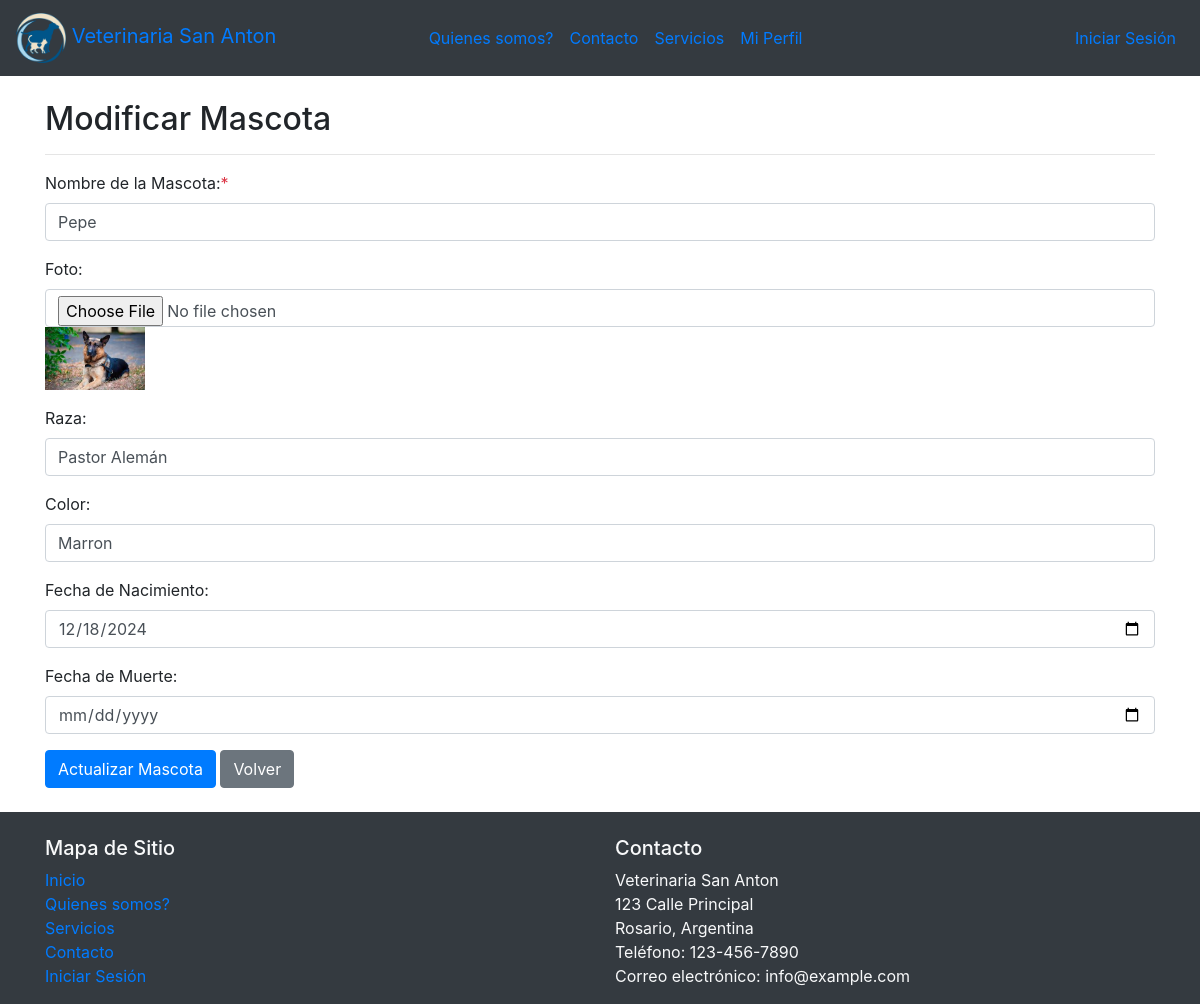
/modificar_mascota.php?id=1, run on the app's committed database.
### tables this page shows
CREATE TABLE `mascotas` (
  `id` int(11) NOT NULL,
  `cliente_id` int(11) NOT NULL,
  `nombre` varchar(20) NOT NULL,
  `foto` varchar(100) NOT NULL,
  `raza` varchar(20) NOT NULL,
  `color` varchar(20) NOT NULL,
  `fecha_de_nac` date NOT NULL,
  `fecha_muerte` date NOT NULL
);

### modificar_mascota.php (the view, shortened to what this page needs)
<!DOCTYPE html>
<html lang="es">
<head>
    <link rel="stylesheet" href="https://maxcdn.bootstrapcdn.com/bootstrap/4.5.2/css/bootstrap.min.css">
</head>
<body>
<?php
include 'conexion.php';
if ($_SERVER["REQUEST_METHOD"] == "POST") {
    $id = $_POST["id"];
    $nombre = $_POST["nombre"];
    $raza = $_POST["raza"];
    $color = $_POST["color"];
    $fecha_de_nac = $_POST["fecha_de_nac"];
    $fecha_muerte = $_POST["fecha_muerte"];
    if ($_FILES["foto"]["name"]) {
        $foto = $_FILES["foto"];
        $foto_nombre = basename($foto["name"]);
        $foto_tmp = $foto["tmp_name"];
        $foto_dir = "uploads/" . $foto_nombre;
        if (move_uploaded_file($foto_tmp, $foto_dir)) {
            $foto_query = ", foto='$foto_dir'";
        } else {
            echo "Hubo un error al subir la foto.";
            $foto_query = "";
        }
    } else {
        $foto_query = "";
    }
    $update_query = "UPDATE mascotas SET nombre='$nombre', raza='$raza', color='$color', fecha_de_nac='$fecha_de_nac', fecha_muerte='$fecha_muerte' $foto_query WHERE id=$id";
    if ($conn->query($update_query) === TRUE) {
        echo "<script>alert('Actualizacion exitosa'); window.location.href = 'listar_mascotas_estado.php';</script>";
    } else {
        echo "<script>alert('Error en actualizar mascota'); window.location.href = 'listar_mascotas_estado.php';</script>";
    }
} else {
    $id = $_GET["id"];
    $consulta_mascota = "SELECT * FROM mascotas WHERE id = $id";
    $resultado_mascota = $conn->query($consulta_mascota);
    if ($resultado_mascota->num_rows > 0) {
        $mascota = $resultado_mascota->fetch_assoc();
    } else {
        echo "No se encontró la mascota.";
        exit;
    }
}
?>
<nav class="navbar navbar-expand-lg  bg-dark ">
    <a class="navbar-brand" href="pagina.html">
      <img src="imagenes/logovet.png" alt="Logo" width="50" height="50">
        Veterinaria San Anton
    </a>
  <div class="collapse navbar-collapse" id="navbarNav">
    <ul class="navbar-nav mx-auto" >
      <li class="nav-item">
        <a class="nav-link" href="quienes-somos.html">Quienes somos?</a>
      </li>
      <li class="nav-item">
        <a class="nav-link" href="contacto.html">Contacto</a>
      </li>
      <li class="nav-item">
        <a class="nav-link" href="servicios.html">Servicios</a>
      </li>
      <li class="nav-item">
        <a class="nav-link" href="gestionar-mi-perfil.php">Mi Perfil</a>
      </li>
    </ul>
    <ul class="navbar-nav ml-auto">
      <li class="nav-item">
        <a class="nav-link" href="login.html">Iniciar Sesión</a>
      </li>
    </ul>
  </div>
</nav>
<div class="container mt-4">
    <h2>Modificar Mascota</h2>
    <hr>
    <form action="modificar_mascota.php" method="post" enctype="multipart/form-data">
        <div class="form-group">
            <label for="nombre">Nombre de la Mascota:<span class="text-danger">*</span></label>
            <input type="text" class="form-control" id="nombre" name="nombre" value="<?php echo $mascota['nombre']; ?>" required>
        </div>
        <div class="form-group">
            <label for="foto">Foto:</label>
            <input type="file" class="form-control" id="foto" name="foto">
            <img src="<?php echo $mascota['foto']; ?>" alt="Foto de <?php echo $mascota['nombre']; ?>" style="width: 100px; height: auto;">
        </div>
        <div class="form-group">
            <label for="raza">Raza:</label>
            <input type="text" class="form-control" id="raza" name="raza" value="<?php echo $mascota['raza']; ?>">
        </div>
        <div class="form-group">
            <label for="color">Color:</label>
            <input type="text" class="form-control" id="color" name="color" value="<?php echo $mascota['color']; ?>">
        </div>
        <div class="form-group">
            <label for="fecha_de_nac">Fecha de Nacimiento:</label>
            <input type="date" class="form-control" id="fecha_de_nac" name="fecha_de_nac" value="<?php echo $mascota['fecha_de_nac']; ?>">
        </div>
        <div class="form-group">
            <label for="fecha_muerte">Fecha de Muerte:</label>
            <input type="date" class="form-control" id="fecha_muerte" name="fecha_muerte" value="<?php echo $mascota['fecha_muerte']; ?>">
        </div>
        <button type="submit" class="btn btn-primary">Actualizar Mascota</button>
        <a href="listar_mascotas_estado.php" class="btn btn-secondary">Volver</a>
    </form>
</div>
<br>
<footer class="footer bg-dark text-light">
  <div class="container">
    <div class="row">
      <div class="col-md-6">
        <br>
        <h5>Mapa de Sitio</h5>
        <ul class="list-unstyled">
          <li><a href="pagina.html">Inicio</a></li>
          <li><a href="quienes-somos.html">Quienes somos?</a></li>
          <li><a href="servicios.html">Servicios</a></li>
          <li><a href="contacto.html">Contacto</a></li>
          <li><a href="login.html">Iniciar Sesión</a></li>
        </ul>
      </div>
      <div class="col-md-6">
        <br>
        <h5>Contacto</h5>
        <address>
          Veterinaria San Anton<br>
          123 Calle Principal<br>
          Rosario, Argentina<br>
          Teléfono: 123-456-7890<br>
          Correo electrónico: info@example.com
        </address>
      </div>
    </div>
  </div>
</footer>
</body>
</html>

### data on the page
mascotas: nombre "Pepe", foto (picture), raza "Pastor Alemán", color "Marron", fecha_de_nac "12/18/2024"
